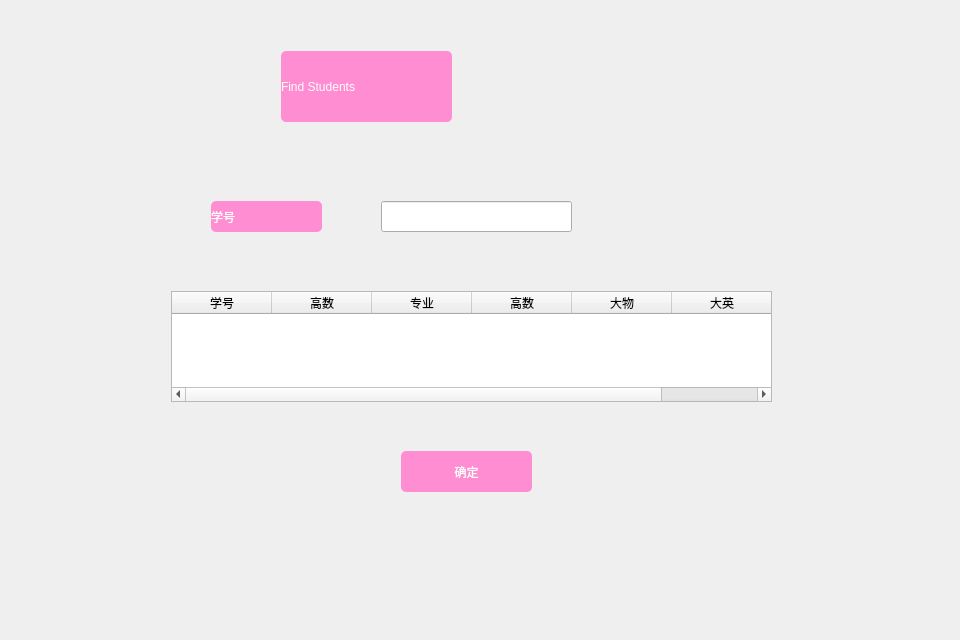
<?xml version="1.0" encoding="UTF-8"?>
<ui version="4.0">
 <class>MainWindow</class>
 <widget class="QWidget" name="MainWindow">
  <property name="geometry">
   <rect>
    <x>0</x>
    <y>0</y>
    <width>960</width>
    <height>640</height>
   </rect>
  </property>
  <property name="minimumSize">
   <size>
    <width>960</width>
    <height>640</height>
   </size>
  </property>
  <property name="maximumSize">
   <size>
    <width>960</width>
    <height>640</height>
   </size>
  </property>
  <property name="windowTitle">
   <string>MainWindow</string>
  </property>
  <property name="styleSheet">
   <string notr="true">QStackedWidget#stackedWidget
{
border-image: url(:/images/OIP-C.jfif);
}
QStackedWidget#stackedWidget QPushButton,QLabel
{
    border:none;
    border-radius:5px;
	background-color: rgb(255,141,210);
    color:white;
    font:normal 16pt &quot;楷体&quot;;
}
QStackedWidget#stackedWidget QPushButton:hover
{
    
	
	background-color: rgb(176,89,254);
}</string>
  </property>
  <layout class="QGridLayout" name="gridLayout">
   <item row="0" column="1">
    <widget class="QStackedWidget" name="stackedWidget">
     <property name="styleSheet">
      <string notr="true"/>
     </property>
     <property name="currentIndex">
      <number>2</number>
     </property>
     <widget class="QWidget" name="menupage">
      <widget class="QPushButton" name="check">
       <property name="geometry">
        <rect>
         <x>340</x>
         <y>260</y>
         <width>161</width>
         <height>51</height>
        </rect>
       </property>
       <property name="styleSheet">
        <string notr="true">font: 16pt &quot;楷体&quot;;</string>
       </property>
       <property name="text">
        <string>查看学生</string>
       </property>
      </widget>
      <widget class="QLabel" name="label">
       <property name="geometry">
        <rect>
         <x>310</x>
         <y>160</y>
         <width>221</width>
         <height>71</height>
        </rect>
       </property>
       <property name="styleSheet">
        <string notr="true">font: 20pt &quot;微软雅黑&quot;;
color: rgb(0, 0, 0);</string>
       </property>
       <property name="text">
        <string>学生成绩管理系统</string>
       </property>
      </widget>
      <widget class="QPushButton" name="students">
       <property name="geometry">
        <rect>
         <x>340</x>
         <y>350</y>
         <width>161</width>
         <height>51</height>
        </rect>
       </property>
       <property name="styleSheet">
        <string notr="true">font: 16pt &quot;楷体&quot;;</string>
       </property>
       <property name="text">
        <string>统计学生</string>
       </property>
      </widget>
      <widget class="QPushButton" name="exit">
       <property name="geometry">
        <rect>
         <x>340</x>
         <y>450</y>
         <width>161</width>
         <height>51</height>
        </rect>
       </property>
       <property name="styleSheet">
        <string notr="true">font: 16pt &quot;楷体&quot;;</string>
       </property>
       <property name="text">
        <string>退出系统</string>
       </property>
      </widget>
     </widget>
     <widget class="QWidget" name="checkoutstudents">
      <widget class="QLabel" name="label_2">
       <property name="geometry">
        <rect>
         <x>350</x>
         <y>50</y>
         <width>181</width>
         <height>61</height>
        </rect>
       </property>
       <property name="text">
        <string>Check Out</string>
       </property>
      </widget>
      <widget class="QTableWidget" name="tableWidget">
       <property name="geometry">
        <rect>
         <x>110</x>
         <y>160</y>
         <width>651</width>
         <height>311</height>
        </rect>
       </property>
      </widget>
      <widget class="QPushButton" name="addbtn">
       <property name="geometry">
        <rect>
         <x>810</x>
         <y>170</y>
         <width>101</width>
         <height>41</height>
        </rect>
       </property>
       <property name="text">
        <string>添加学生</string>
       </property>
      </widget>
      <widget class="QPushButton" name="savebtn">
       <property name="geometry">
        <rect>
         <x>810</x>
         <y>220</y>
         <width>101</width>
         <height>41</height>
        </rect>
       </property>
       <property name="text">
        <string>保存学生</string>
       </property>
      </widget>
      <widget class="QPushButton" name="deletebtn">
       <property name="geometry">
        <rect>
         <x>810</x>
         <y>280</y>
         <width>111</width>
         <height>41</height>
        </rect>
       </property>
       <property name="text">
        <string>删除学生</string>
       </property>
      </widget>
     </widget>
     <widget class="QWidget" name="findstudents">
      <widget class="QLabel" name="label_3">
       <property name="geometry">
        <rect>
         <x>270</x>
         <y>40</y>
         <width>171</width>
         <height>71</height>
        </rect>
       </property>
       <property name="text">
        <string>Find Students</string>
       </property>
      </widget>
      <widget class="QLineEdit" name="idstudents">
       <property name="geometry">
        <rect>
         <x>370</x>
         <y>190</y>
         <width>191</width>
         <height>31</height>
        </rect>
       </property>
      </widget>
      <widget class="QPushButton" name="okbtn">
       <property name="geometry">
        <rect>
         <x>390</x>
         <y>440</y>
         <width>131</width>
         <height>41</height>
        </rect>
       </property>
       <property name="text">
        <string>确定</string>
       </property>
      </widget>
      <widget class="QLabel" name="label_4">
       <property name="geometry">
        <rect>
         <x>200</x>
         <y>190</y>
         <width>111</width>
         <height>31</height>
        </rect>
       </property>
       <property name="text">
        <string>学号</string>
       </property>
      </widget>
      <widget class="QTableWidget" name="tableWidget_2">
       <property name="geometry">
        <rect>
         <x>160</x>
         <y>280</y>
         <width>601</width>
         <height>111</height>
        </rect>
       </property>
       <column>
        <property name="text">
         <string>学号</string>
        </property>
       </column>
       <column>
        <property name="text">
         <string>高数</string>
        </property>
       </column>
       <column>
        <property name="text">
         <string>专业</string>
        </property>
       </column>
       <column>
        <property name="text">
         <string>高数</string>
        </property>
       </column>
       <column>
        <property name="text">
         <string>大物</string>
        </property>
       </column>
       <column>
        <property name="text">
         <string>大英</string>
        </property>
       </column>
      </widget>
     </widget>
    </widget>
   </item>
  </layout>
 </widget>
 <layoutdefault spacing="6" margin="11"/>
 <resources/>
 <connections/>
</ui>
